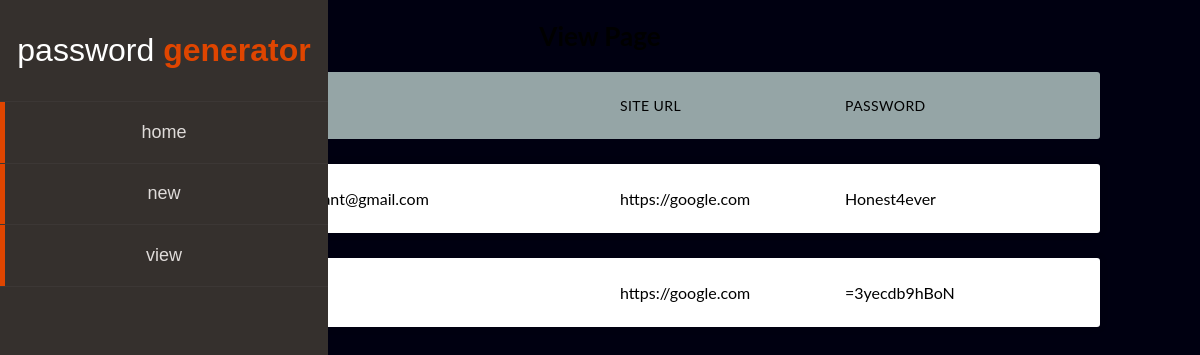
The app's page /view/, older data.
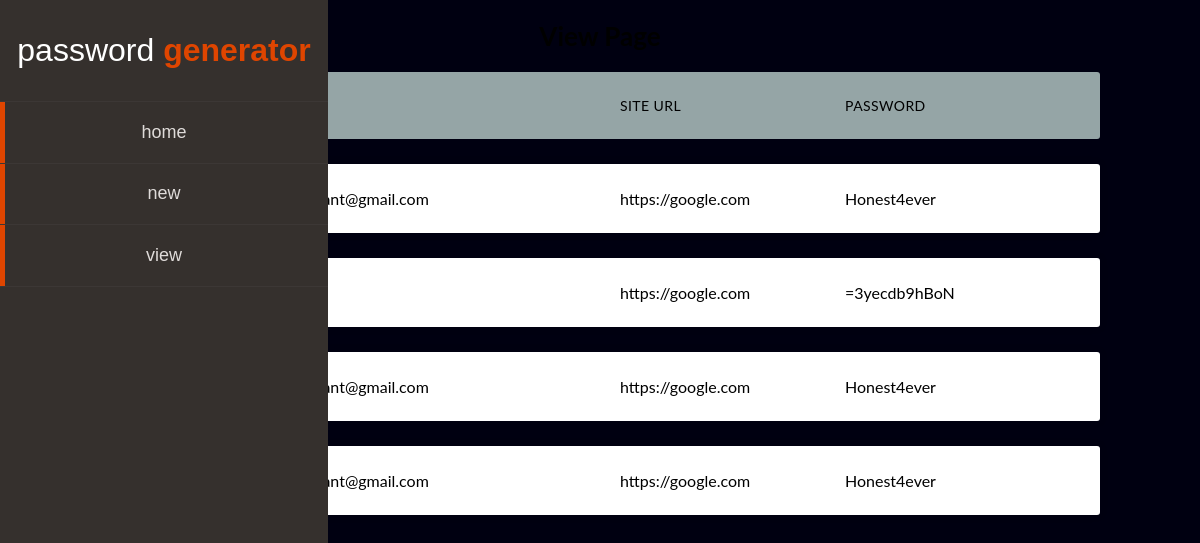
The same page, newer data.
### main/models.py (models this page shows, shortened)
class Passwords(models.Model):
    username = models.CharField(max_length=20)
    email = models.EmailField(max_length=50)
    siteurl = models.URLField(max_length=100)
    password = models.CharField(max_length=20)

### main/views.py (the view)
# urls.py: path("view/", views.view, name="view"),
def view(response):
    db = Passwords.objects.all().values()
    return render(response, "main/view.html", {"db":db})

### main/templates/main/view.html (shortened to what this page needs)
{% extends 'main/base.html' %}
{% block content %}
<div class="container">
    <h2>View Page</h2>
    <ul class="responsive-table">
        <li class="table-header">
          <div class="col col-1">Username</div>
          <div class="col col-2">Email ID</div>
          <div class="col col-3">Site URL</div>
          <div class="col col-4">Password</div>
        </li>
        {% for data in db%}
        <li class="table-row">
            <div class="col col-1" data-label="Username">{{data.username}}</div>
            <div class="col col-2" data-label="Email ID">{{data.email}}</div>
            <div class="col col-3" data-label="Site URL">{{data.siteurl}}</div>
            <div class="col col-4" data-label="Password">{{data.password}}</div>
        </li>
        {% endfor %}
    </ul>
</div>
{% endblock content %}

### main/templates/main/base.html (shortened to what this page needs)
<html>
  <head>
  </head>
  <body>
    <header class="header" role="banner">
      <h1 class="logo">
        <a href="#">Password <span>Generator</span></a>
      </h1>
      <div class="nav-wrap">
        <nav class="main-nav" role="navigation">
          <ul class="unstyled list-hover-slide">
            <li><a href="/">Home</a></li>
            <li><a href="/new">New</a></li>
            <li><a href="/view">View</a></li>
          </ul>
        </nav>
      </div>
    </header>
    <div id="content" ,name="content" class="main">
      {% block content %}{% endblock content %}
    </div>
  </body>
</html>

### main/templates/main/base.html (style rules this page uses)
body { font-family: "lato", sans-serif; align-items: center; background-color: #001; justify-content: center; height: 100vh; }
.container { max-width: 1000px; margin-left: auto; margin-right: auto; padding-left: 10px; padding-right: 10px; }
h2 { font-size: 26px; margin: 20px 0; text-align: center; }
.responsive-table li { border-radius: 3px; padding: 25px 30px; display: flex; justify-content: space-between; margin-bottom: 25px; }
.responsive-table .table-header { background-color: #95a5a6; font-size: 14px; text-transform: uppercase; letter-spacing: 0.03em; }
.responsive-table .table-row { background-color: #ffffff; box-shadow: 0px 0px 9px 0px rgba(0, 0, 0, 0.1); }
.responsive-table .col-1 { flex-basis: 10%; }
.responsive-table .col-2 { flex-basis: 40%; }
.responsive-table .col-3 { flex-basis: 25%; }
.responsive-table .col-4 { flex-basis: 25%; }
.unstyled { list-style: none; padding: 0; margin: 0; }
.unstyled a { text-decoration: none; }
.header { position: fixed; left: 0; top: 0; bottom: 0; width: 20.5em; background: #35302d; }
.logo { text-transform: lowercase; font: 300 2em "Source Sans Pro", Helvetica, Arial, sans-serif; text-align: center; padding: 0; margin: 0; }
.logo a { display: block; padding: 1em 0; color: #dfdbd9; text-decoration: none; transition: 0.15s linear color; }
.logo span { font-weight: 700; transition: 0.15s linear color; }
.main-nav ul { border-top: solid 1px #3c3735; }
.main-nav li { border-bottom: solid 1px #3c3735; }
.main-nav a { padding: 1.1em 0; color: #dfdbd9; font: 400 1.125em "Source Sans Pro", Helvetica, Arial, sans-serif; text-align: center; text-transform: lowercase; }
.list-hover-slide li { position: relative; overflow: hidden; }
.list-hover-slide a { display: block; position: relative; z-index: 1; transition: 0.35s ease color; }
.list-hover-slide a:before { content: ""; display: block; z-index: -1; position: absolute; left: -100%; top: 0; width: 100%; height: 100%; border-right: solid 5px #df4500; background: #3c3735; transition: 0.35s ease left; }

Row changes from the older to the newer data that the page shows:
added Passwords: email "bisenvedant@gmail.com", siteurl "https://google.com", password "Honest4ever"
added Passwords: email "bisenvedant@gmail.com", siteurl "https://google.com", password "Honest4ever"
